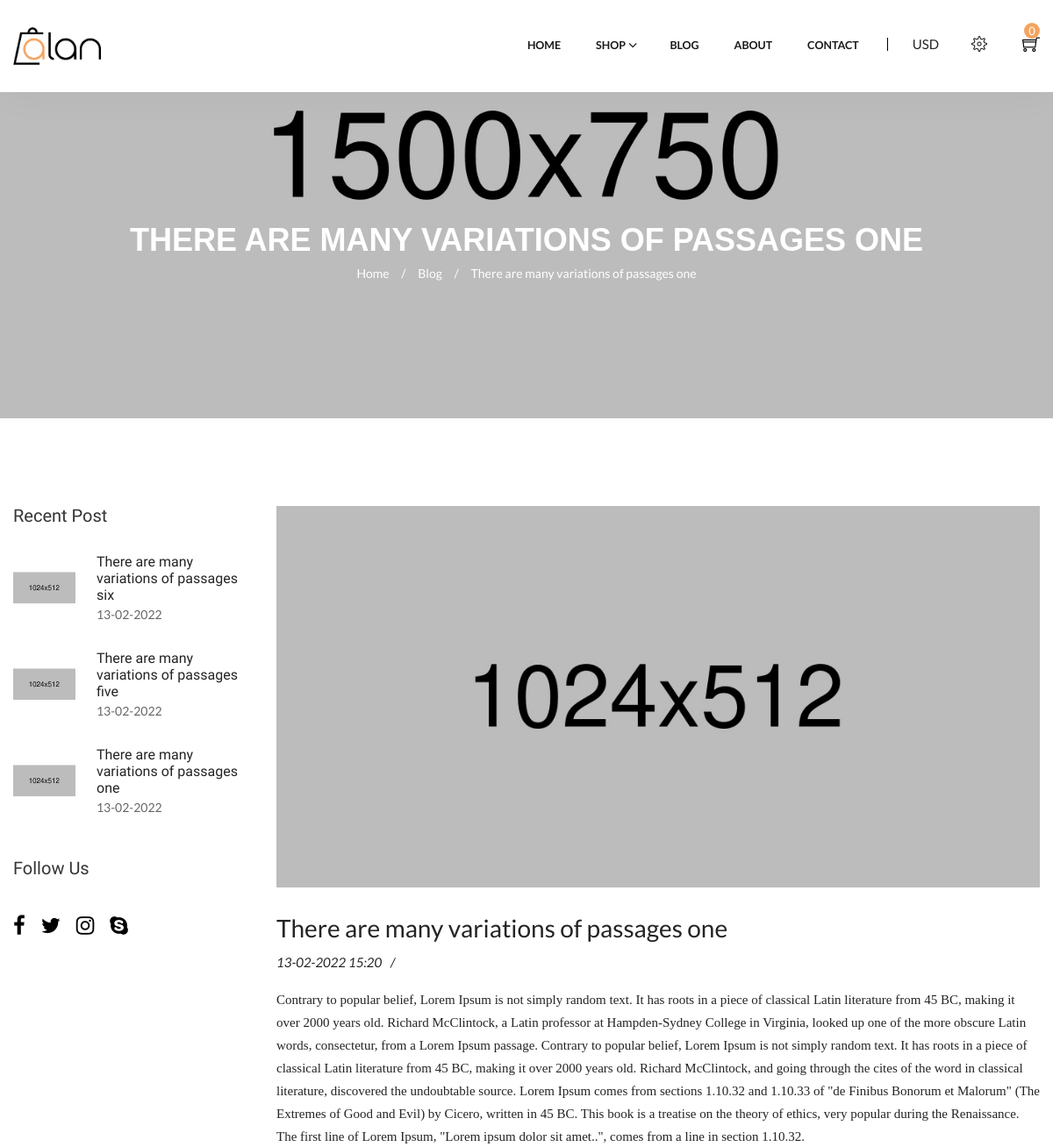
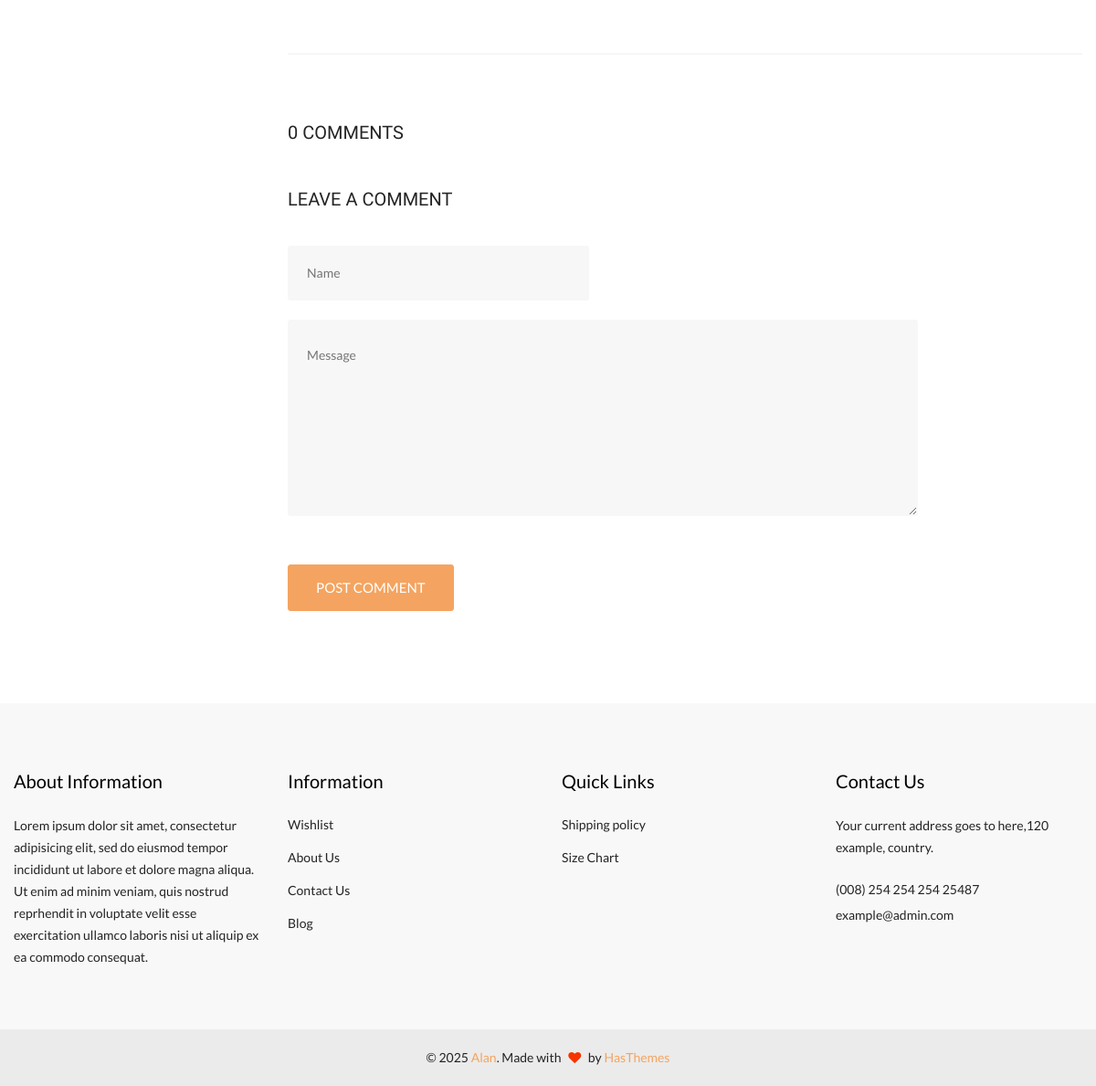
The app's page /blog/there-are-many-variations-of-passages-one with its own data (2 pictures, top to bottom).
### main/models.py (models this page shows, shortened)
class Post(models.Model):
    title = models.CharField(max_length=250, verbose_name="Title")
    slug = models.SlugField(max_length=250, unique=True, db_index=True, verbose_name="URL")
    text = models.TextField(blank=True, verbose_name="Full Text")
    photo = models.ImageField(upload_to="photos/%Y/%m/%d", verbose_name="Image")
    publish = models.DateTimeField(default=timezone.now)
    status = models.BooleanField(default=True, verbose_name="Is published")
    views = models.IntegerField(default=0)
    class Meta:
        ordering = ('-publish',)
    def get_absolute_url(self):
        return reverse('blog_single', kwargs={'post_slug': self.slug})

### main/views.py (the view)
# urls.py: path('blog/<slug:post_slug>', views.blog_single, name='blog_single'),
def blog_single(request, post_slug):
    post = get_object_or_404(Post, slug=post_slug)
    comments = post.Comments.filter(active=True)
    count = comments.count()
    obj = post
    obj.views = obj.views+1
    obj.save()
    recent = Post.objects.all().order_by('-views')[:3]
    if request.method == 'POST':
        comment_form = CommentForm(data=request.POST)
        if comment_form.is_valid():
            new_comment = comment_form.save(commit=False)
            new_comment.post = post
            new_comment.save()
        return HttpResponseRedirect(reverse('blog_single', args=[post_slug]))
    else:
        comment_form = CommentForm()
    return render(request, 'main/blog-details.html', {'post': post,
                                                      'comments': comments,
                                                      'count': count,
                                                      'comment_form': comment_form,
                                                      'recent': recent,
                                                      'categories': categories,
                                                      'title': "Page"})

### main/forms.py
class CommentForm(forms.ModelForm):
    class Meta:
        model = Comment
        fields = ('name', 'text')
        widgets = {
            'name': forms.TextInput(attrs={'class': 'form-input', 'placeholder': 'Name'}),
            'text': forms.Textarea(attrs={'cols': 45, 'rows': 7, 'placeholder': 'Message'})
        }

### cart/cart.py (called while the page is built)
    def __len__(self):
        return sum(item['quantity'] for item in self.cart.values())

    def get_total_price(self):
        return sum(Decimal(item['price']) * item['quantity'] for item in
                   self.cart.values())

### cart/context_processors.py (called while the page is built)
def cart(request):
    return {'cart': Cart(request)}

### main/models.py (called while the page is built)
    def get_absolute_url(self):
        return reverse('shop', kwargs={'category_slug': self.slug})

### main/templates/main/blog-details.html (shortened to what this page needs)
{% extends 'main/layout.html' %}
{% load static %}
  {% block main %}
  <main class="main-content site-wrapper-reveal">
    <section class="page-title-area" data-bg-img="{% static 'main/assets/img/photos/bg-page-title.webp' %}">
      <div class="container">
        <div class="row">
          <div class="col-lg-12">
            <div class="page-title-content text-center">
              <h2 class="title text-white">{{post.title}}</h2>
              <div class="bread-crumbs">
                <a href="/">Home
                  <span class="breadcrumb-sep">/</span>
                </a>
                <a href="{% url 'blog' %}">Blog
                  <span class="breadcrumb-sep">/</span>
                </a>
                <span class="active">{{post.title}}</span>
              </div>
            </div>
          </div>
        </div>
      </div>
    </section>
    <section class="blog-grid-area">
      <div class="container">
        <div class="row flex-row-reverse">
          <div class="col-lg-9">
            <div class="post-details-content">
              <div class="post-details-body">
                <div class="content">
                  <div class="thumb">
                    <img src="{{post.photo.url}}" alt="Blog">
                  </div>
                  <h4>{{post.title}}</h4>
                  <ul class="meta">
                    <li class="date">{{post.publish|date:"d-m-Y H:i"}}</li>
                  </ul>
                  <p>{{post.text}}</p>
                  <div class="category-social-content">
                  </div>
                </div>
                <div class="comment-area">
                 <h2 class="title">{{count}} comments </h2>
                  <div class="comment-form">
                    <h2 class="title">Leave a comment</h2>
                    <form action="" method="POST">  {% csrf_token %}
                      <div class="comment-form-content">
                        <div class="row row-gutter-20">
                          <div class="col-md-6">
                            <div class="form-group">
                            <div class="fcc">  {{comment_form.name}}  </div>
                            </div>
                          </div>
                          <div class="col-md-12">
                            <div class="form-group mb-0">
                                <div class="fcc">  {{comment_form.text}}  </div>
                            </div>
                          </div>
                        </div>
                        <div class="row">
                          <div class="col-md-12">
                            <div class="form-group">
                              <button class="btn btn-theme" type="submit">Post comment</button>
                            </div>
                          </div>
                        </div>
                      </div>
                    </form>
                  </div>
                </div>
              </div>
            </div>
          </div>
          <div class="col-lg-3">
            <div class="sidebar-area mt-md-50">
              <div class="widget">
                <h3 class="widget-title">Recent Post</h3>
                <div class="widget-blog-post">
                  <ul>
                    {% for e in recent %}
                    <li>
                      <div class="thumb">
                        <a href="{{e.get_absolute_url}}"><img src="{{e.photo.url}}" alt="Image-HasTech"></a>
                      </div>
                      <div class="content">
                        <a href="{{e.get_absolute_url}}">{{e.title}}</a>
                        <span>{{e.publish|date:"d-m-Y"}}</span>
                      </div>
                    </li>
                    {% endfor %}
                  </ul>
                </div>
              </div>
              <div class="widget mb-0 pb-3">
                <h3 class="widget-title">follow us</h3>
                <div class="widget-socials">
                  <a href="#/"><i class="fa fa-facebook"></i></a>
                  <a href="#/"><i class="fa fa-twitter"></i></a>
                  <a href="#/"><i class="fa fa-instagram"></i></a>
                  <a href="#/"><i class="fa fa-skype"></i></a>
                </div>
              </div>
            </div>
          </div>
        </div>
      </div>
    </section>
  </main>
{% endblock %}

### records on screen
Post: title "THERE ARE MANY VARIATIONS OF PASSAGES ONE", title "There are many variations of passages one", photo (picture), publish "13-02-2022 15:20", text "Contrary to popular belief, Lorem Ipsum is not simply random text. It has roots in a piece of classical Latin literature from 45 BC, making it over 2000 years old. Richard McClintock, a Latin professor at Hampden-Sydney College in Virginia, looked up one of the more obscure Latin words, consectetur, from a Lorem Ipsum passage. Contrary to popular belief, Lorem Ipsum is not simply random text. It has roots in a piece of classical Latin literature from 45 BC, making it over 2000 years old. Richard McClintock, and going through the cites of the word in classical literature, discovered the undoubtable source. Lorem Ipsum comes from sections 1.10.32 and 1.10.33 of \"de Finibus Bonorum et Malorum\"…", publish "13-02-2022"
Post: photo (picture), title "There are many variations of passages six", publish "13-02-2022"
Post: photo (picture), title "There are many variations of passages five", publish "13-02-2022"

### other values on screen
{{ cart|length }} "0"
{{ count }} "0"
